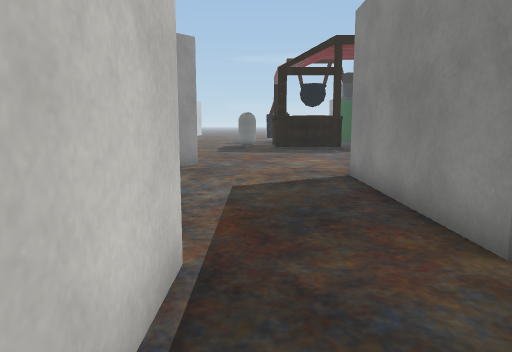
View 1 (above)

24 first-person views from a walk through a Unity game level. The camera is 1.3 m above the floor, tilts 8° down and sees 70° across. The floor is counted in squares, 1 m on a side. Each view is taken from the middle of a square. On the plan, view 1 faces up. The plan holds only what a view shows up to about 15 squares ahead; the rest is blank. The place goes on beyond the plan. Some surface patterns are stand-ins.

View 2
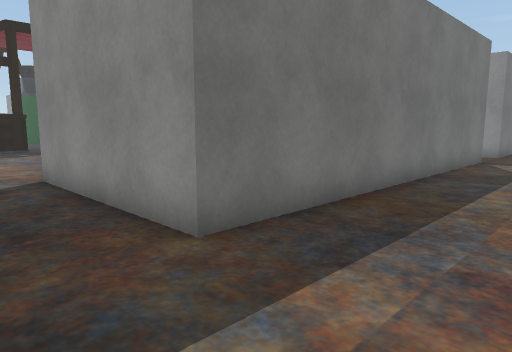

View 3
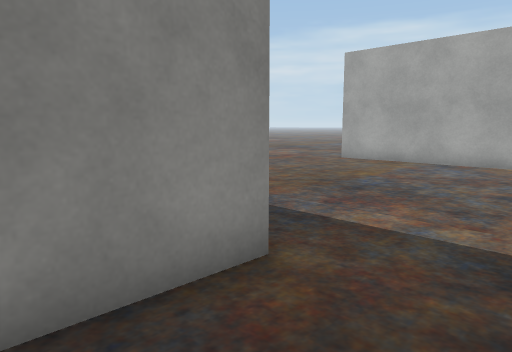

View 4
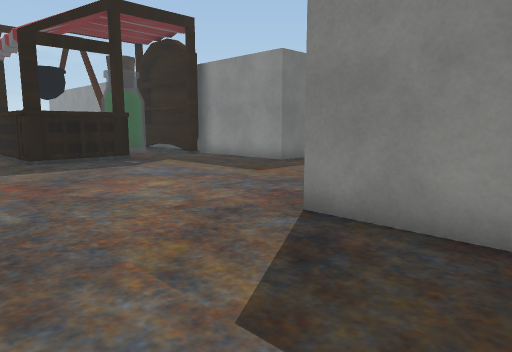

View 5
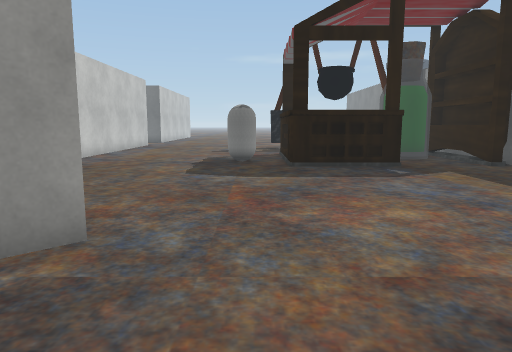

View 6
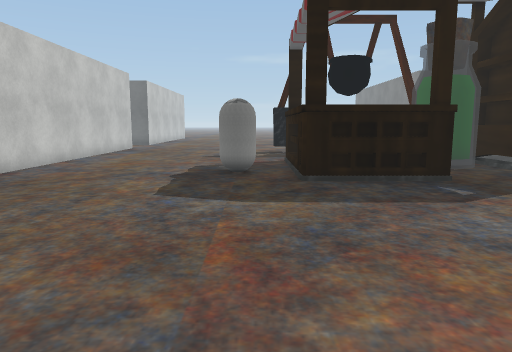

View 7
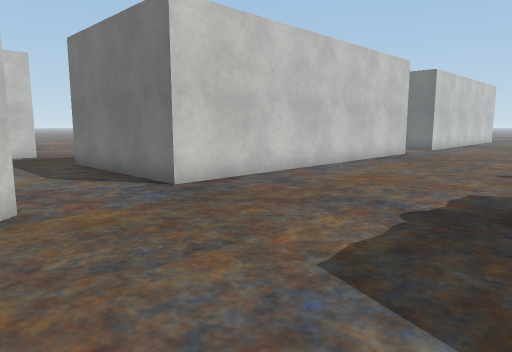

View 8
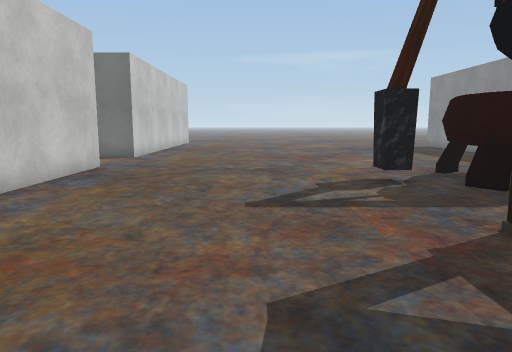

View 9
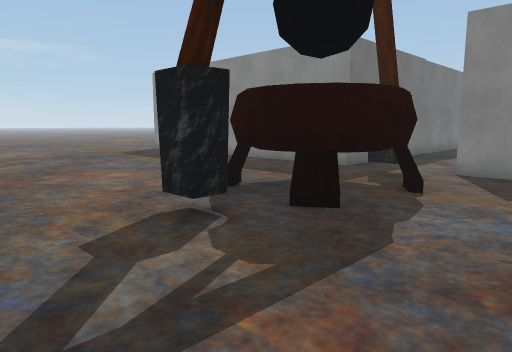

View 10
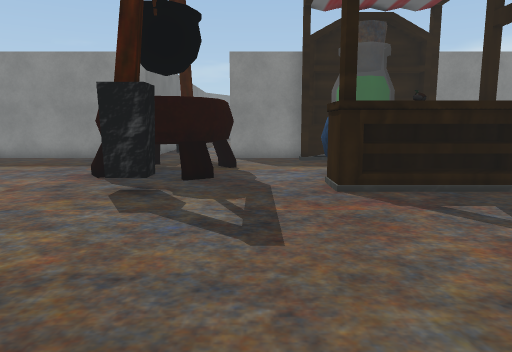

View 11
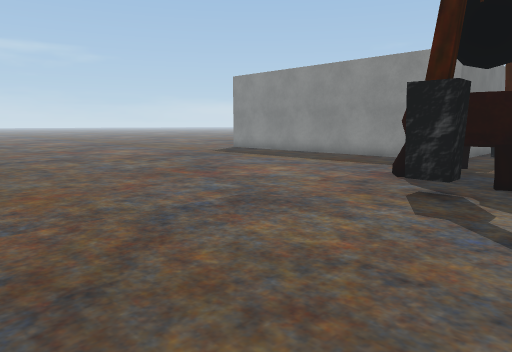

View 12
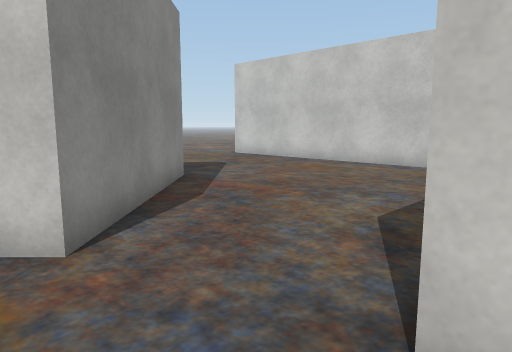

View 13
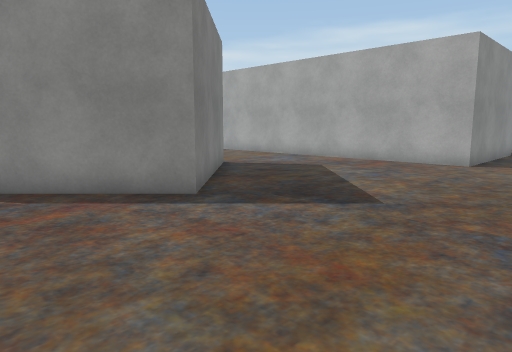

View 14
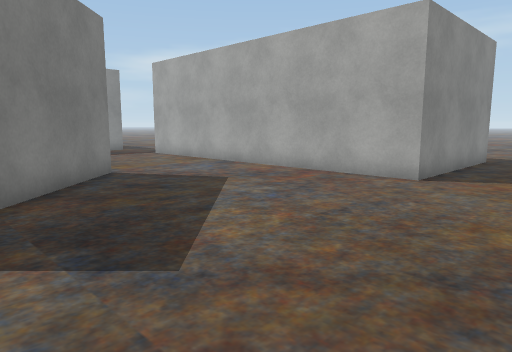

View 15
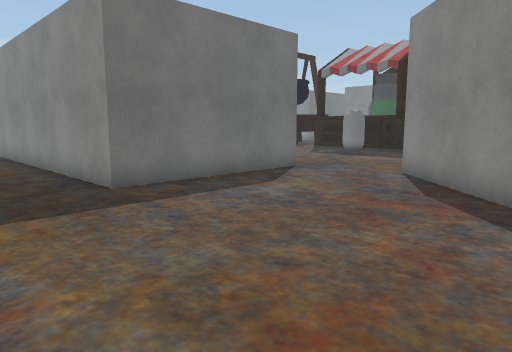

View 16
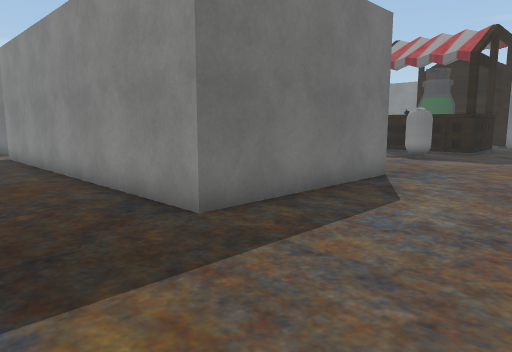

View 17
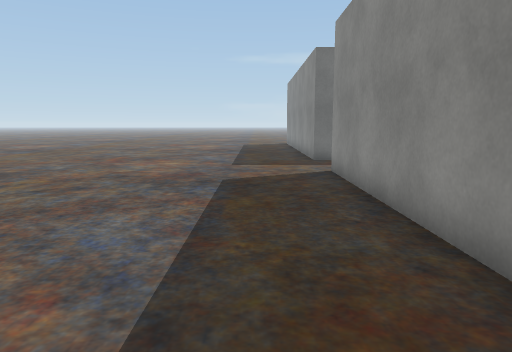

View 18
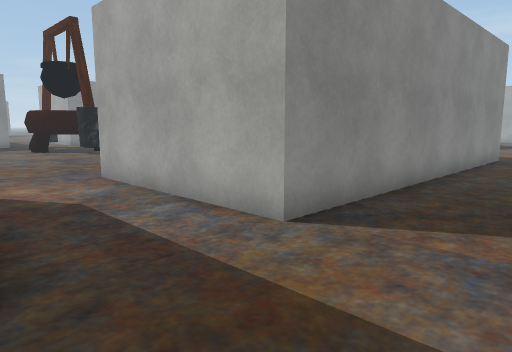

View 19
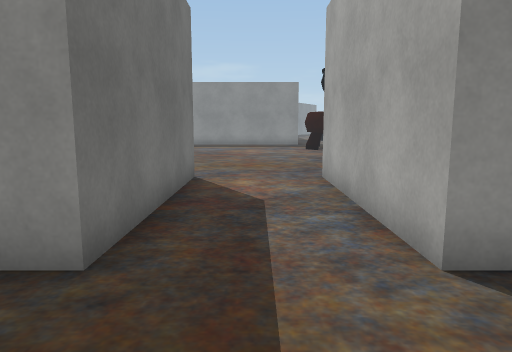

View 20
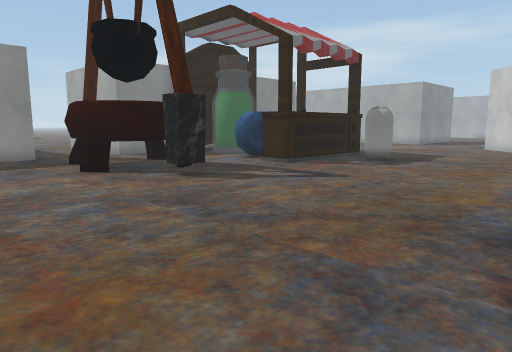

View 21
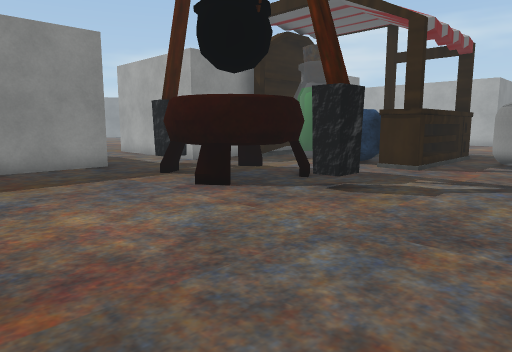

View 22
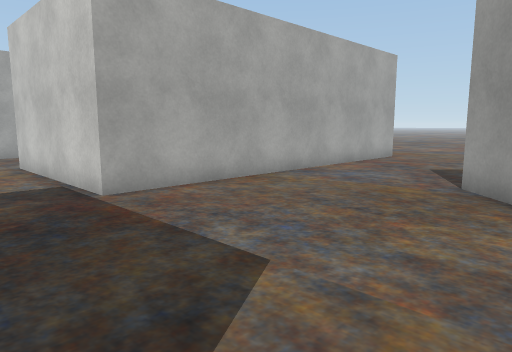

View 23
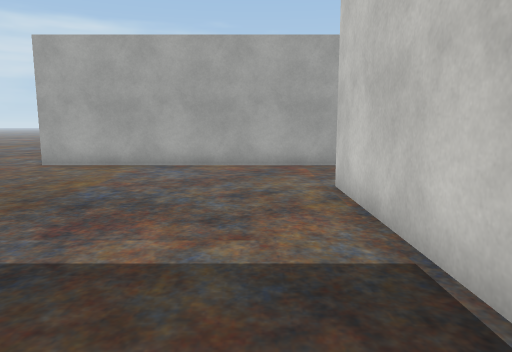

View 24
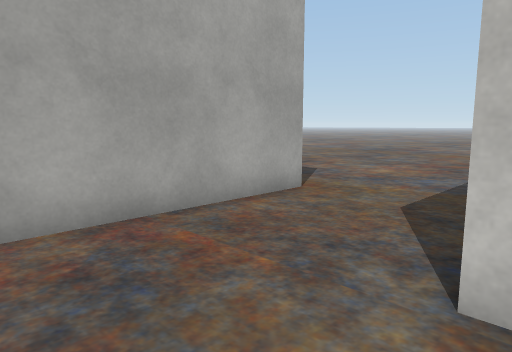

### Floor plan
Key: @ floor where view 1 was taken; # wall or solid block; . floor; P potion; C capsule; O other object.
Columns run from 16 left of view 1 to 10 right of it. Each row starts with its distance up from view 1.
 35 ...#######..............#
 34 ........................#
 33 ........................#
 32 ........................#
 31 ...#######..............##
 30 ...#     #.........OOO...##
 29 ...#     #.......O.OOOOOO..
 28 ...#     #.......O.OOOOO ..
 27 ...#     #.........OOO..##
 26 ...#     #..............#
 25 ...#     #..............#
 24 ...#     #.......OOOO...O
 23 ...#     #.......OOO PP.O
 22  ..#     #.......OO  PP.O
 21  ..#     #.....CCOO O...O
 20 ...##    #.......OOOO...O
 19 ....######..............
 18 ........................
 17 ........................#
 16 ..........#.............#
 15 .........##  ...........###
 14 ........##   ............
 13 .......##     ..........
 12 ......##     ##........
 11 .......##     ........
 10 ........##    .......
  9 .........###.......#
  8  .........#........#
  7  ..................#
  6  ..................#
  5  ..................#
  4  ..................########
  3   .#############...........
  2   .#           #...........
  1   .#           #.........
  0   .#           #@......
 -1   .#           #........
 -2    ##          #........
 -3    .#          #.........
 -4    .     .................
 -5    .......................
 -6   ........................
 -7   ..........#############.
 -8    .........             ..
 -9     ......               ..

Where each view was taken, in squares from view 1:
view 1: 0 up, 0 right, facing up
view 2: 0 up, 0 right, facing up-right
view 3: 6 up, 0 right, facing down-right
view 4: 6 up, 2 left, facing up-right
view 5: 8 up, 0 right, facing up
view 6: 11 up, 0 right, facing up
view 7: 15 up, 0 right, facing up-left
view 8: 20 up, 2 left, facing up
view 9: 24 up, 2 left, facing up-right
view 10: 26 up, 6 left, facing right
view 11: 26 up, 6 left, facing up-right
view 12: 20 up, 5 left, facing down-left
view 13: 16 up, 16 left, facing down-right
view 14: 12 up, 16 left, facing down-right
view 15: 12 up, 16 left, facing up-right
view 16: 15 up, 16 left, facing up-right
view 17: 21 up, 15 left, facing up
view 18: 35 up, 16 left, facing down-right
view 19: 33 up, 16 left, facing right
view 20: 34 up, 7 left, facing down-right
view 21: 35 up, 3 left, facing down-right
view 22: 10 up, 2 right, facing down-left
view 23: 5 up, 1 right, facing down
view 24: 2 down, 2 right, facing down-left
